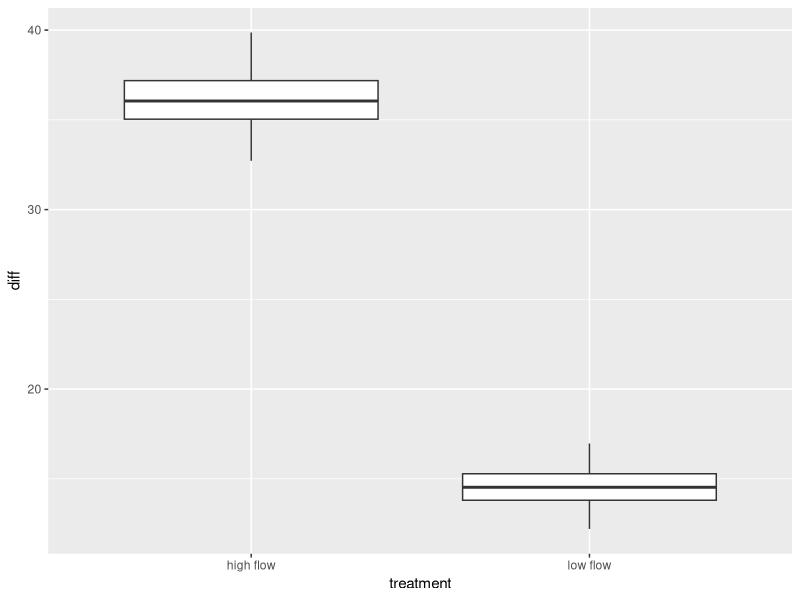
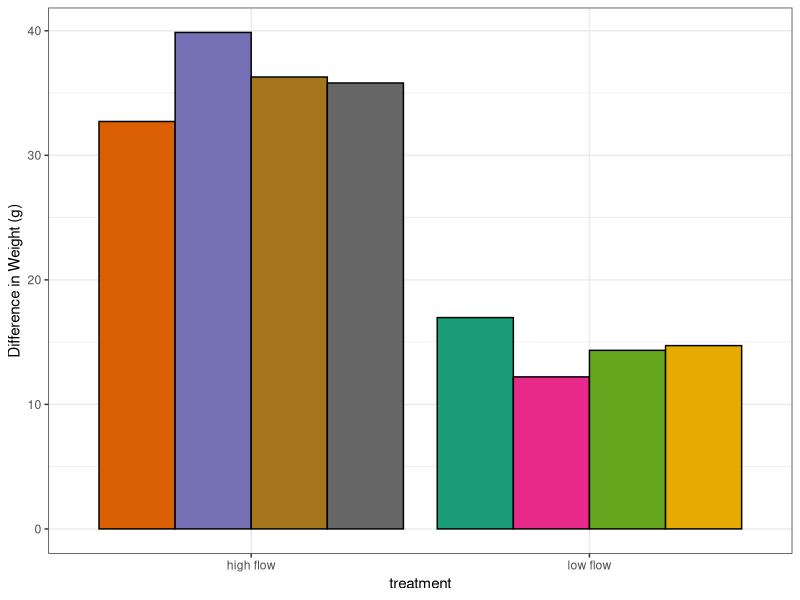
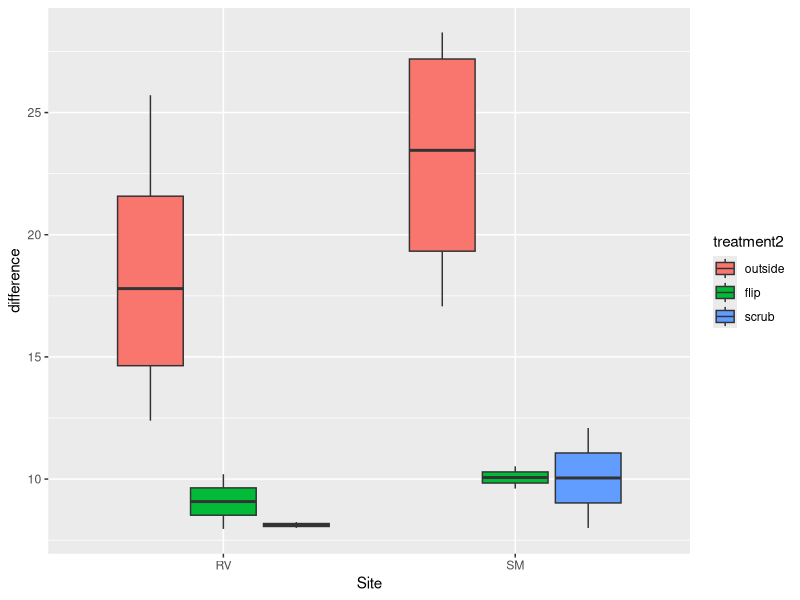
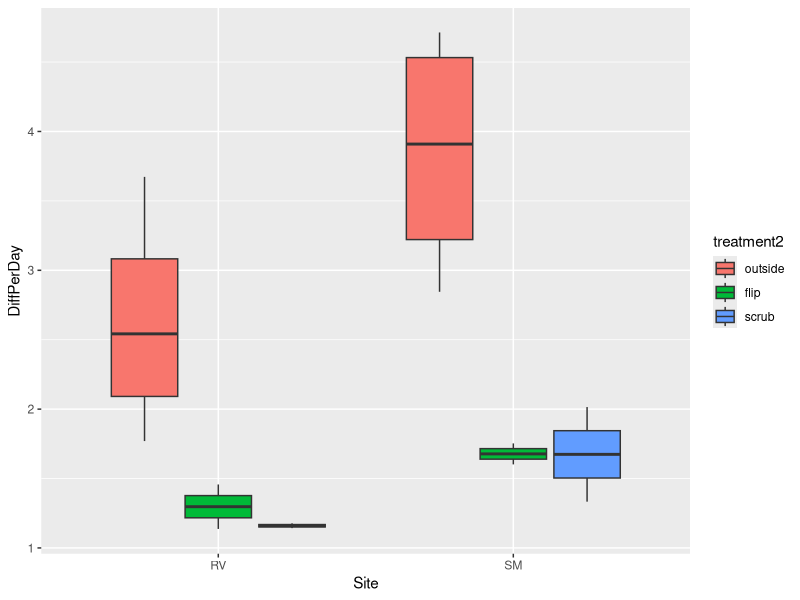
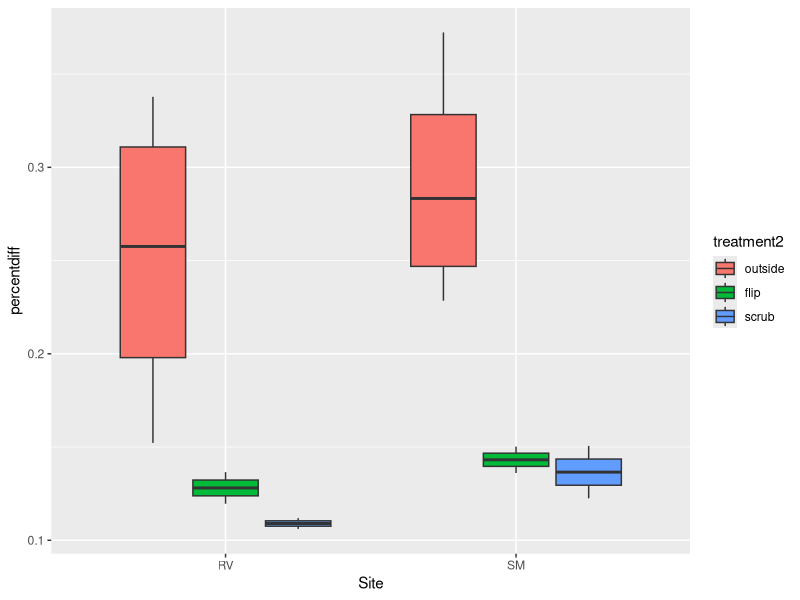

Write the R code that produced these figures, in order.
#graph test clod card data (because I can!)

library(tidyverse)
library(lubridate)
library(readxl)
library(emmeans)

clods = read_excel("data/clod cards.xlsx")

clods = mutate(clods, diff = `Starting Weight`-`Ending weight`) %>%
  filter(treatment != "not used")

ggplot(clods, aes(x = treatment, y = diff))+ geom_boxplot()
ggplot(clods, aes(x = treatment, y = diff, fill =as.factor(`Card #`)))+ 
  geom_col(position = "dodge", color = "black")+
  scale_fill_brewer(palette = "Dark2", guide = NULL)+
  ylab("Difference in Weight (g)")+
  theme_bw()


clods2 = read_excel("data/clod cards.xlsx", sheet = "finalcards") %>%
  filter(!is.na(treatment)) 

clods2 = mutate(clods2, treatment2 = factor(treatment2, levels = c("outside", "flip", "scrub")),
                days = case_when(Site == "RV" ~ 7,
                                 Site == "SM" ~ 6),
                DiffPerDay = difference/days)


ggplot(clods2, aes(x = Site, y = difference, fill = treatment2))+ geom_boxplot()
ggplot(clods2, aes(x = Site, y = DiffPerDay, fill = treatment2))+ geom_boxplot()

clodlm = lm(DiffPerDay ~ Site+treatment2, data = clods2)
summary(clodlm)
pairs(emmeans(clodlm, ~treatment2))

ggplot(clods2, aes(x = Site, y = percentdiff, fill = treatment2))+ geom_boxplot()

clodlm = lm(percentdiff ~ Site+treatment2, data = clods2)
summary(clodlm)
pairs(emmeans(clodlm, ~treatment2))
